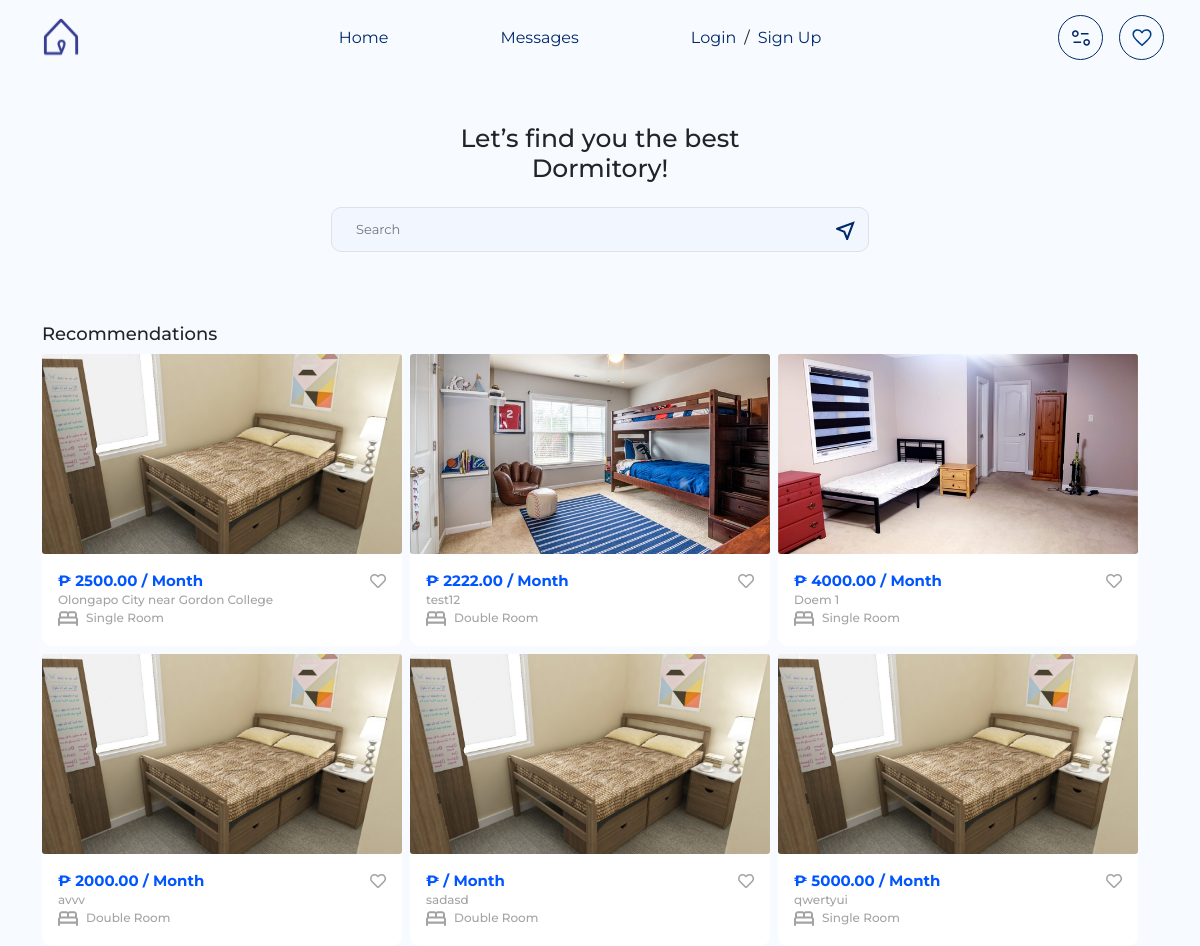
The app's page /, older data.
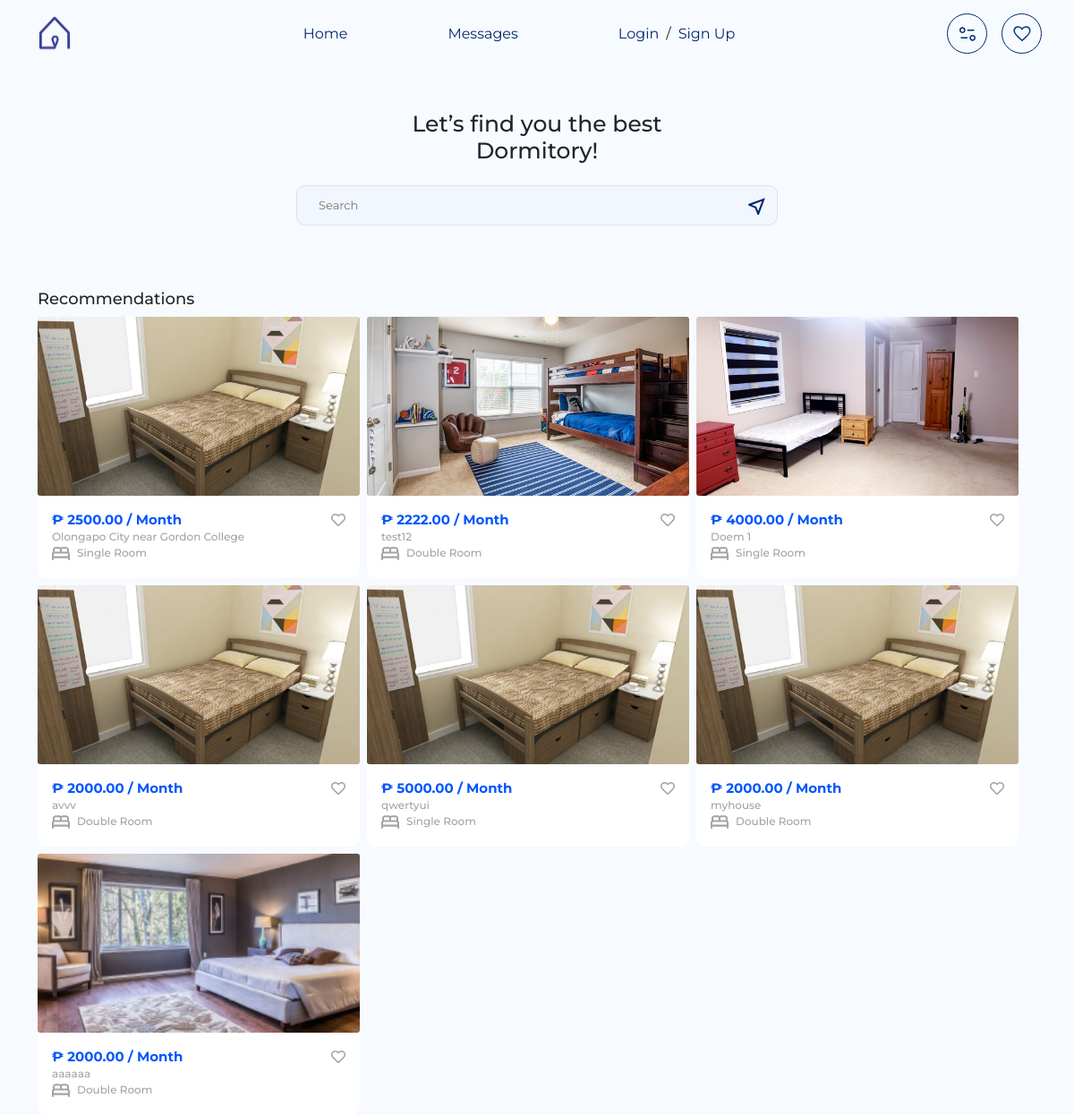
The same page, newer data.
### base/models.py (models this page shows, shortened)
class Dorm(models.Model):
    dromTypes=(
                ('Single Room','Single Room'),
                ('Double Room','Double Room'),
                ('Deluxe Room','Deluxe Room'),
                ('Apartment Style','Apartment Style')
                )
    placeTypes = (
        ('Single Room', 'Guests will have their own private space within a larger accommodation'),
        ('Shared Room', 'Guests will have their own private space within a larger accommodation'),
        ('Entire Place', 'Guests will have the whole place to themselves, offering privacy and freedom'),
    )
    name = models.CharField(max_length=255)
    type_of_dorm = models.CharField(max_length=255, choices=dromTypes)
    place_type = models.CharField(max_length=50, choices=placeTypes, help_text="What type of place will guests have?" ,null=True)
    area = models.DecimalField(max_digits=10, decimal_places=2, help_text="Area in square feet",null=True)
    bathroom = models.CharField(max_length=10, default=0)
    guest = models.CharField(max_length=10, default=0)
    bed = models.CharField(max_length=10, default=0)
    bedroom = models.CharField(max_length=10, default=0)
    study_area = models.CharField(max_length=10, default=0)
    description=models.TextField(null=True)
    availability_status = models.BooleanField(default=False)
    reviews_count = models.PositiveIntegerField(default=0)
    reviews_avg_rating = models.DecimalField(max_digits=3, decimal_places=2, default=0.0)
    amenities = models.ManyToManyField(Amenity, blank=True, related_name='dorms')
    accessibility_features = models.ManyToManyField(AccessibilityFeature, blank=True, related_name='dorms')
    owner = models.ForeignKey(User, on_delete=models.CASCADE, related_name='owned_dorms')
    published = models.BooleanField(default=False)  # Field to mark if the dorm is published

class DormImage(models.Model):
    dorm = models.ForeignKey(Dorm, related_name="images", on_delete=models.CASCADE)
    image = models.ImageField(upload_to='dorm_images/')

class RentalCost(models.Model):
    dorm = models.OneToOneField(Dorm, on_delete=models.CASCADE)
    rent = models.DecimalField(max_digits=10, decimal_places=2)
    deposit = models.DecimalField(max_digits=10, decimal_places=2,null=True)
    utilities = models.DecimalField(max_digits=10, decimal_places=2,null=True)

### base/views.py (the view)
# urls.py: path('',home,name='home'),
def home(request):
    dorms = Dorm.objects.all()
    user_favorites = request.user.favoritedorm_set.all() if request.user.is_authenticated else []
    user_favorites_ids = user_favorites.values_list('dorm', flat=True) if request.user.is_authenticated else []
    return render(request, 'index.html', {'dorms': dorms,'user_favorites':user_favorites,'user_favorites_ids':user_favorites_ids})

### base/templates/index.html (shortened to what this page needs)
{% extends "base.html" %}
{% load static %}
{% block content %}
<div class="container main-wrapper">
    <section class="searchSection py-5 position-relative">
        <h1 class="fs25 fw500 col-xl-4 mx-auto text-center">
            Let’s find you the best Dormitory!
        </h1>
        <div class="position-relative searchBar wm100 my-4 d-flex align-items-center col-xl-6 mx-auto border-blue-dark border">
            <form action="{% url 'dorm_search' %}" method="get" class="w-100 d-flex" autocomplete="off">
                <input type="text" id="search-input" name="query" class="w-100 border-0 fs13 fw300 px-4" placeholder="Search" role="search">
                <button type="submit" class="btn">
                    <img src="{% static 'assets/media/Logo/near_me.svg' %}" alt="Search" role="search">
                </button>
            </form>
        </div>
    </section>
    <section class="recommendations">
        <h2 class="fs18 fw500">Recommendations</h2>
        <div class="Dromcards d-flex justify-content-xl-start justify-content-center gap-2 flex-xl-wrap flex-wrap">
            {% for dorm in dorms %}
            <div class="card border-0 col-xl-4 wm100">
                <a href="{% url 'dorm_detail' dorm.id %}">
                    <div class="card-img w-100">
                        {% if dorm.images.all %}
                        <img class="w-100" src="{{ dorm.images.first.image.url }}" alt="">
                        {% else %}
                        <img class="w-100" src="{% static 'assets/media/default-dorm-image.png' %}" alt="Dorm Image">
                        {% endif %}
                    </div>
                    <div class="card-body">
                        <div class="d-flex justify-content-between">
                            <div class="roomPrice fs15 fw-bold font-color-0055FF">
                                ₱ {{ dorm.rentalcost.rent }} / Month
                            </div>
                            <div>
                                {% if request.user.is_authenticated %}
                                {% if dorm.id in user_favorites_ids %}
                                    <a href="{% url 'remove_from_favorites' dorm.id %}">
                                        <i class="fas fa-heart text-danger"></i>
                                    </a>
                                {% else %}
                                    <a href="{% url 'add_to_favorites' dorm.id %}">
                                        <i class="far fa-heart font-color-gray-light"></i>
                                    </a>
                                {% endif %}
                            {% else %}
                                <i class="far fa-heart font-color-gray-light"></i>
                            {% endif %}
                            </div>
                        </div>
                        <p class="fs12 fw500 font-color-gray-light p-0 m-0">{{ dorm.name }}</p>
                        <div class="d-flex gap-2 align-items-center">
                            <div class="bed-icon">
                                <img src="{% static 'assets/media/Logo/bed.svg' %}" alt="">
                            </div>
                            <div class="fs12 fw500 font-color-gray-light">
                                {{ dorm.type_of_dorm }}
                            </div>
                        </div>
                    </div>
                </a>
            </div>
            {% endfor %}
        </div>
    </section>
</div>
{% endblock content %}

Row changes from the older to the newer data that the page shows:
removed Dorm: images.first.image (picture), name "sadasd", type_of_dorm "Double Room"
added Dorm: images.first.image (picture), rentalcost.rent "2000.00", name "myhouse", type_of_dorm "Double Room"
added Dorm: images.first.image (picture), rentalcost.rent "2000.00", name "aaaaaa", type_of_dorm "Double Room"
